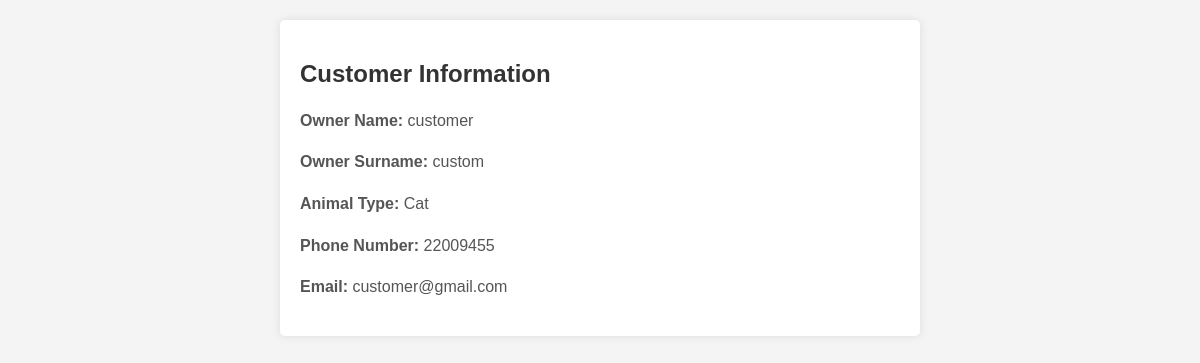
Screenshot of /customer_info.php?customer_id=7 (signed in) with the database file from the repository.
### tables this page shows
CREATE TABLE IF NOT EXISTS `customers` (
  `id` int NOT NULL AUTO_INCREMENT,
  `owner_name` varchar(255) NOT NULL,
  `owner_surname` varchar(255) NOT NULL,
  `animal_type` varchar(50) NOT NULL,
  `phone_number` varchar(20) NOT NULL,
  `password` varchar(255) NOT NULL,
  `email` varchar(255) NOT NULL,
  PRIMARY KEY (`id`)
);

### customer_info.php (the view, shortened to what this page needs)
<?php
require_once('db_connection.php');
$customer_id = intval($_GET['customer_id']);
$sql = "SELECT * FROM customers WHERE id=$customer_id";
$result = mysqli_query($conn, $sql);
if ($result) {
    $customer = mysqli_fetch_assoc($result);
} else {
    echo "Error fetching customer details: " . mysqli_error($conn);
    exit();
}
?>
<!DOCTYPE html>
<html lang="en">
<head>
</head>
<body>
    <div class="container">
        <h2>Customer Information</h2>
        <?php if ($customer): ?>
            <p><strong>Owner Name:</strong> <?php echo htmlspecialchars($customer['owner_name']); ?></p>
            <p><strong>Owner Surname:</strong> <?php echo htmlspecialchars($customer['owner_surname']); ?></p>
            <p><strong>Animal Type:</strong> <?php echo htmlspecialchars($customer['animal_type']); ?></p>
            <p><strong>Phone Number:</strong> <?php echo htmlspecialchars($customer['phone_number']); ?></p>
            <p><strong>Email:</strong> <?php echo htmlspecialchars($customer['email']); ?></p>
        <?php else: ?>
            <p>Customer details not found.</p>
        <?php endif; ?>
    </div>
</body>
</html>

### customer_info.php (style rules this page uses)
body { font-family: Arial, sans-serif; margin: 0; padding: 20px; background-color: #f4f4f4; }
.container { max-width: 600px; margin: auto; background: #fff; padding: 20px; border-radius: 5px; box-shadow: 0 0 10px rgba(0, 0, 0, 0.1); }
h2 { color: #333; }
p { color: #555; line-height: 1.6; }

### rows the page displays
customers: owner_name "customer", owner_surname "custom", animal_type "Cat", phone_number "22009455", email "customer@gmail.com"
